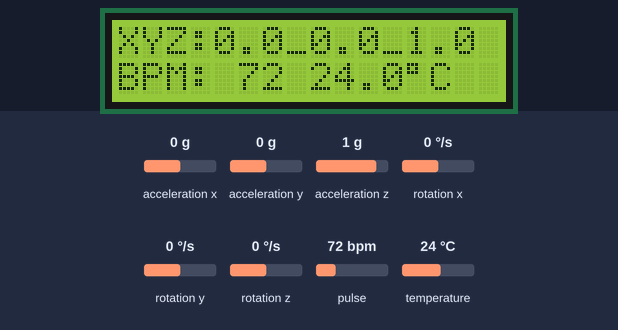
Bench run of a sketch on a simulated Arduino Uno, built with avr-gcc and run on an emulated ATmega328P. On the bench: 16×2 character LCD. Wiring (inferred from the names in the program): TMP102 temperature sensor at I2C address 0x48. Inputs (shaded band) come from the test bench; at power-on: acceleration x 0 g, acceleration y 0 g, acceleration z 1 g, pulse 72 bpm, temperature 24 °C, rotation x 0 °/s, rotation y 0 °/s, rotation z 0 °/s. What the sketch prints to the serial monitor is not drawn.

Above: at 1.2 s.
1.3 s: acceleration x set to -1.4 g
At 2.5 s:
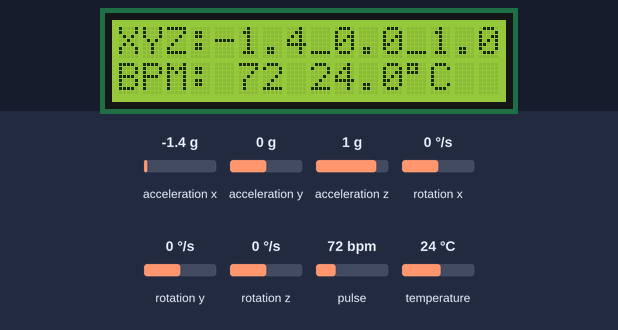
3.6 s: acceleration y set to -1.4 g
At 5.3 s:
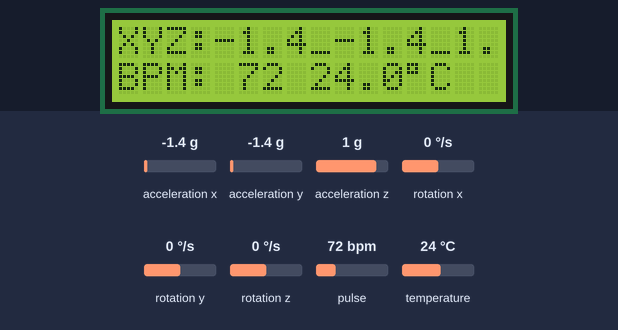
5.6 s: acceleration z set to -1.4 g
At 7.0 s:
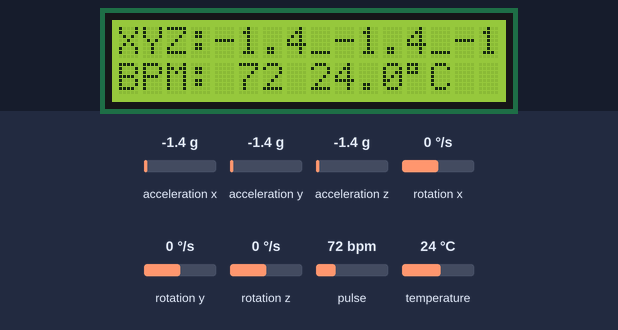
7.6 s: pulse set to 42 bpm
At 8.7 s:
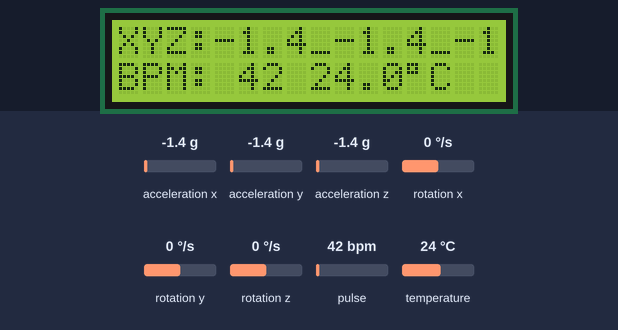
9.7 s: temperature set to 12 °C
At 11.6 s:
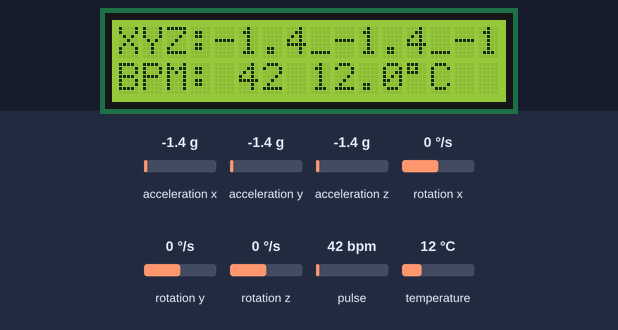
Timing chart, 0 to 12.7 s (numbered marks = the images above; inputs shaded):
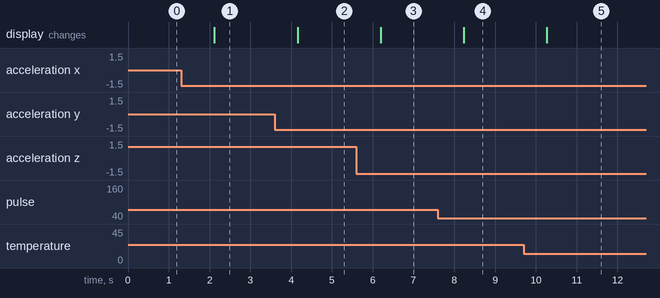

Measured:
- after the input at 1.3 s, the display: changes after 0.82 s (image 1)
- after the input at 3.6 s, the display: changes after 0.56 s (image 2)
- after the input at 5.6 s, the display: changes after 0.59 s (image 3)
- after the input at 7.6 s, the display: changes after 0.63 s (image 4)
- after the input at 9.7 s, the display: changes after 0.57 s (image 5)

The sketch:

biometric-station-arduino-yoshi.ino
```cpp
#include <SparkFun_MMA8452Q.h>
#include <LiquidCrystal.h>
#include <math.h>
#define PROCESSING_VISUALIZER 1
#define SERIAL_PLOTTER  2
#define USE_ARDUINO_INTERRUPTS true    // Set-up low-level interrupts for most acurate BPM math.
#include <PulseSensorPlayground.h>     // Includes the PulseSensorPlayground Library.
#include <Wire.h> // Used to establied serial communication on the I2C bus
#include "SparkFunTMP102.h" // Used to send and recieve specific information from our sensor

const int PulseWire = 0;
float temperature;
int Threshold = 550;

TMP102 sensor0(0x48);
MMA8452Q accel;

// select the pins used on the LCD panel
LiquidCrystal lcd(8, 9, 4, 5, 6, 7);

static int outputType = SERIAL_PLOTTER;
PulseSensorPlayground pulseSensor;

void setup(){
  lcd.begin(16, 2);
  lcd.noAutoscroll();
  pulseSensor.analogInput(PulseWire);
  pulseSensor.setThreshold(Threshold);
  Serial.begin(115200);
  accel.init();
  sensor0.begin();  // Join I2C bus
  sensor0.setConversionRate(2);
  sensor0.setExtendedMode(0);
  pulseSensor.begin();
}

void loop(){
  lcd.clear();
    Serial.print("$");
    Serial.print(accelloSensor());
    lcd.print( "XYZ:" + accelloSensor());
    lcd.setCursor(0, 1); // bottom left
    Serial.print("_");
    Serial.print(getBPM());
    lcd.print("BPM: ");
    lcd.print(getBPM());
    lcd.print(" ");
    Serial.print("_");
    lcd.print(temperatureSensor());
    lcd.write(223);
    lcd.print("C");
    Serial.print(temperatureSensor());
    Serial.print("£");
    Serial.println();
    delay(1000);                          //  take a break
}

String temperatureSensor(){
  sensor0.wakeup();
  temperature = sensor0.readTempC();
  sensor0.sleep();

    String temperatureString="";
    temperatureString = String(temperature,1);
    return temperatureString;
}
String accelloSensor(){
    accel.available();
    accel.read();

    String xString="";
    String yString="";
    String zString="";
    xString = String(accel.cx,1);
    yString = String(accel.cy,1);
    zString = String(accel.cz,1);

    return xString + "_" + yString + "_" + zString;
}

int getBPM(){
   int myBPM = pulseSensor.getBeatsPerMinute();  // Calls function on our pulseSensor object that returns BPM as an "int".
  if (pulseSensor.sawStartOfBeat()) {            // Constantly test to see if "a beat happened".
    return myBPM;
  }


}
```

SparkFunTMP102.cpp
```cpp
#include "SparkFunTMP102.h"
#include <Wire.h>

#define TEMPERATURE_REGISTER 0x00
#define CONFIG_REGISTER 0x01
#define T_LOW_REGISTER 0x02
#define T_HIGH_REGISTER 0x03

TMP102::TMP102(uint8_t address)
{
  _address = address;
}

void TMP102::begin(void)
{
  Wire.begin();  // Join I2C bus
}


void TMP102::openPointerRegister(uint8_t pointerReg)
{
  Wire.beginTransmission(_address); // Connect to TMP102
  Wire.write(pointerReg); // Open specified register
  Wire.endTransmission(); // Close communication with TMP102
}


uint8_t TMP102::readRegister(bool registerNumber){
  uint8_t registerByte[2];	// We'll store the data from the registers here

  // Read current configuration register value
  Wire.requestFrom(_address, 2); 	// Read two bytes from TMP102
  Wire.endTransmission();
  registerByte[0] = (Wire.read());	// Read first byte
  registerByte[1] = (Wire.read());	// Read second byte

  return registerByte[registerNumber];
}


float TMP102::readTempC(void)
{
  uint8_t registerByte[2];	// Store the data from the register here
  int16_t digitalTemp;  // Temperature stored in TMP102 register

  // Read Temperature
  // Change pointer address to temperature register (0)
  openPointerRegister(TEMPERATURE_REGISTER);
  // Read from temperature register
  registerByte[0] = readRegister(0);
  registerByte[1] = readRegister(1);

  // Bit 0 of second byte will always be 0 in 12-bit readings and 1 in 13-bit
  if(registerByte[1]&0x01)	// 13 bit mode
  {
	// Combine bytes to create a signed int
    digitalTemp = ((registerByte[0]) << 5) | (registerByte[1] >> 3);
	// Temperature data can be + or -, if it should be negative,
	// convert 13 bit to 16 bit and use the 2s compliment.
    if(digitalTemp > 0xFFF)
	{
      digitalTemp |= 0xE000;
    }
  }
  else	// 12 bit mode
  {
	// Combine bytes to create a signed int
    digitalTemp = ((registerByte[0]) << 4) | (registerByte[1] >> 4);
	// Temperature data can be + or -, if it should be negative,
	// convert 12 bit to 16 bit and use the 2s compliment.
    if(digitalTemp > 0x7FF)
	{
      digitalTemp |= 0xF000;
    }
  }
  // Convert digital reading to analog temperature (1-bit is equal to 0.0625 C)
  return digitalTemp*0.0625;
}


float TMP102::readTempF(void)
{
	return readTempC()*9.0/5.0 + 32.0;
}


void TMP102::setConversionRate(uint8_t rate)
{
  uint8_t registerByte[2]; // Store the data from the register here
  rate = rate&0x03; // Make sure rate is not set higher than 3.

  // Change pointer address to configuration register (0x01)
  openPointerRegister(CONFIG_REGISTER);

  // Read current configuration register value
  registerByte[0] = readRegister(0);
  registerByte[1] = readRegister(1);

  // Load new conversion rate
  registerByte[1] &= 0x3F;  // Clear CR0/1 (bit 6 and 7 of second byte)
  registerByte[1] |= rate<<6;	// Shift in new conversion rate

  // Set configuration registers
  Wire.beginTransmission(_address);
  Wire.write(CONFIG_REGISTER); 	// Point to configuration register
  Wire.write(registerByte[0]);  // Write first byte
  Wire.write(registerByte[1]);  // Write second byte
  Wire.endTransmission();  		// Close communication with TMP102
}


void TMP102::setExtendedMode(bool mode)
{
  uint8_t registerByte[2]; // Store the data from the register here

  // Change pointer address to configuration register (0x01)
  openPointerRegister(CONFIG_REGISTER);

  // Read current configuration register value
  registerByte[0] = readRegister(0);
  registerByte[1] = readRegister(1);

  // Load new value for extention mode
  registerByte[1] &= 0xEF;		// Clear EM (bit 4 of second byte)
  registerByte[1] |= mode<<4;	// Shift in new exentended mode bit

  // Set configuration registers
  Wire.beginTransmission(_address);
  Wire.write(CONFIG_REGISTER);	// Point to configuration register
  Wire.write(registerByte[0]);	// Write first byte
  Wire.write(registerByte[1]); 	// Write second byte
  Wire.endTransmission(); 		// Close communication with TMP102
}


void TMP102::sleep(void)
{
  uint8_t registerByte; // Store the data from the register here

  // Change pointer address to configuration register (0x01)
  openPointerRegister(CONFIG_REGISTER);

  // Read current configuration register value
  registerByte = readRegister(0);

  registerByte |= 0x01;	// Set SD (bit 0 of first byte)

  // Set configuration register
  Wire.beginTransmission(_address);
  Wire.write(CONFIG_REGISTER);	// Point to configuration register
  Wire.write(registerByte);     // Write first byte
  Wire.endTransmission(); 	    // Close communication with TMP102
}


void TMP102::wakeup(void)
{
  uint8_t registerByte; // Store the data from the register here

  // Change pointer address to configuration register (1)
  openPointerRegister(CONFIG_REGISTER);

  // Read current configuration register value
  registerByte = readRegister(0);

  registerByte &= 0xFE;	// Clear SD (bit 0 of first byte)

  // Set configuration registers
  Wire.beginTransmission(_address);
  Wire.write(CONFIG_REGISTER);	// Point to configuration register
  Wire.write(registerByte);	    // Write first byte
  Wire.endTransmission(); 	    // Close communication with TMP102
}


void TMP102::setAlertPolarity(bool polarity)
{
  uint8_t registerByte; // Store the data from the register here

  // Change pointer address to configuration register (1)
  openPointerRegister(CONFIG_REGISTER);

  // Read current configuration register value
  registerByte = readRegister(0);

  // Load new value for polarity
  registerByte &= 0xFB; // Clear POL (bit 2 of registerByte)
  registerByte |= polarity<<2;  // Shift in new POL bit

  // Set configuration register
  Wire.beginTransmission(_address);
  Wire.write(CONFIG_REGISTER);	// Point to configuration register
  Wire.write(registerByte);	    // Write first byte
  Wire.endTransmission(); 	    // Close communication with TMP102
}


bool TMP102::alert(void)
{
  uint8_t registerByte; // Store the data from the register here

  // Change pointer address to configuration register (1)
  openPointerRegister(CONFIG_REGISTER);

  // Read current configuration register value
  registerByte = readRegister(1);

  registerByte &= 0x20;	// Clear everything but the alert bit (bit 5)
  return registerByte>>5;
}


void TMP102::setLowTempC(float temperature)
{
  uint8_t registerByte[2];	// Store the data from the register here
  bool extendedMode;	// Store extended mode bit here 0:-55C to +128C, 1:-55C to +150C

  // Prevent temperature from exceeding 150C or -55C
  if(temperature > 150.0f)
  {
    temperature = 150.0f;
  }
  if(temperature < -55.0)
  {
    temperature = -55.0f;
  }

  //Check if temperature should be 12 or 13 bits
  openPointerRegister(CONFIG_REGISTER);	// Read configuration register settings

  // Read current configuration register value
  registerByte[0] = readRegister(0);
  registerByte[1] = readRegister(1);
  extendedMode = (registerByte[1]&0x10)>>4;	// 0 - temp data will be 12 bits
                                            // 1 - temp data will be 13 bits

  // Convert analog temperature to digital value
  temperature = temperature/0.0625;

  // Split temperature into separate bytes
  if(extendedMode)	// 13-bit mode
  {
	registerByte[0] = int(temperature)>>5;
    registerByte[1] = (int(temperature)<<3);
  }
  else	// 12-bit mode
  {
	registerByte[0] = int(temperature)>>4;
    registerByte[1] = int(temperature)<<4;
  }

  // Write to T_LOW Register
  Wire.beginTransmission(_address);
  Wire.write(T_LOW_REGISTER); 	// Point to T_LOW
  Wire.write(registerByte[0]);  // Write first byte
  Wire.write(registerByte[1]);  // Write second byte
  Wire.endTransmission();  		// Close communication with TMP102
}


void TMP102::setHighTempC(float temperature)
{
  uint8_t registerByte[2];	// Store the data from the register here
  bool extendedMode;	// Store extended mode bit here 0:-55C to +128C, 1:-55C to +150C

  // Prevent temperature from exceeding 150C
  if(temperature > 150.0f)
  {
    temperature = 150.0f;
  }
  if(temperature < -55.0)
  {
    temperature = -55.0f;
  }

  // Check if temperature should be 12 or 13 bits
  openPointerRegister(CONFIG_REGISTER);	// Read configuration register settings

  // Read current configuration register value
  registerByte[0] = readRegister(0);
  registerByte[1] = readRegister(1);
  extendedMode = (registerByte[1]&0x10)>>4;	// 0 - temp data will be 12 bits
                                            // 1 - temp data will be 13 bits

  // Convert analog temperature to digital value
  temperature = temperature/0.0625;

  // Split temperature into separate bytes
  if(extendedMode)	// 13-bit mode
  {
	registerByte[0] = int(temperature)>>5;
    registerByte[1] = (int(temperature)<<3);
  }
  else	// 12-bit mode
  {
	registerByte[0] = int(temperature)>>4;
    registerByte[1] = int(temperature)<<4;
  }

  // Write to T_HIGH Register
  Wire.beginTransmission(_address);
  Wire.write(T_HIGH_REGISTER); 	// Point to T_HIGH register
  Wire.write(registerByte[0]);  // Write first byte
  Wire.write(registerByte[1]);  // Write second byte
  Wire.endTransmission();  		// Close communication with TMP102
}


void TMP102::setLowTempF(float temperature)
{
  temperature = (temperature - 32)*5/9; // Convert temperature to C
  setLowTempC(temperature); // Set T_LOW
}


void TMP102::setHighTempF(float temperature)
{
  temperature = (temperature - 32)*5/9; // Convert temperature to C
  setHighTempC(temperature); // Set T_HIGH
}


float TMP102::readLowTempC(void)
{
  uint8_t registerByte[2];	// Store the data from the register here
  bool extendedMode;	// Store extended mode bit here 0:-55C to +128C, 1:-55C to +150C
  int16_t digitalTemp;		// Store the digital temperature value here
  float temperature;	// Store the analog temperature value here

  // Check if temperature should be 12 or 13 bits
  openPointerRegister(CONFIG_REGISTER);	// Read configuration register settings
  // Read current configuration register value
  registerByte[0] = readRegister(0);
  registerByte[1] = readRegister(1);
  extendedMode = (registerByte[1]&0x10)>>4;	// 0 - temp data will be 12 bits
                                            // 1 - temp data will be 13 bits
  openPointerRegister(T_LOW_REGISTER);
  registerByte[0] = readRegister(0);
  registerByte[1] = readRegister(1);

  if(extendedMode)	// 13 bit mode
  {
	// Combine bytes to create a signed int
    digitalTemp = ((registerByte[0]) << 5) | (registerByte[1] >> 3);
	// Temperature data can be + or -, if it should be negative,
	// convert 13 bit to 16 bit and use the 2s compliment.
    if(digitalTemp > 0xFFF)
	{
      digitalTemp |= 0xE000;
    }
  }
  else	// 12 bit mode
  {
	// Combine bytes to create a signed int
    digitalTemp = ((registerByte[0]) << 4) | (registerByte[1] >> 4);
	// Temperature data can be + or -, if it should be negative,
	// convert 12 bit to 16 bit and use the 2s compliment.
    if(digitalTemp > 0x7FF)
	{
      digitalTemp |= 0xF000;
    }
  }
  // Convert digital reading to analog temperature (1-bit is equal to 0.0625 C)
  return digitalTemp*0.0625;
}


float TMP102::readHighTempC(void)
{
  uint8_t registerByte[2];	// Store the data from the register here
  bool extendedMode;	// Store extended mode bit here 0:-55C to +128C, 1:-55C to +150C
  int16_t digitalTemp;		// Store the digital temperature value here
  float temperature;	// Store the analog temperature value here

  // Check if temperature should be 12 or 13 bits
  openPointerRegister(CONFIG_REGISTER);	// read configuration register settings
  // Read current configuration register value
  registerByte[0] = readRegister(0);
  registerByte[1] = readRegister(1);
  extendedMode = (registerByte[1]&0x10)>>4;	// 0 - temp data will be 12 bits
											// 1 - temp data will be 13 bits
  openPointerRegister(T_HIGH_REGISTER);
  registerByte[0] = readRegister(0);
  registerByte[1] = readRegister(1);

  if(extendedMode)	// 13 bit mode
  {
	// Combine bytes to create a signed int
    digitalTemp = ((registerByte[0]) << 5) | (registerByte[1] >> 3);
	// Temperature data can be + or -, if it should be negative,
	// convert 13 bit to 16 bit and use the 2s compliment.
    if(digitalTemp > 0xFFF)
	{
      digitalTemp |= 0xE000;
    }
  }
  else	// 12 bit mode
  {
	// Combine bytes to create a signed int
    digitalTemp = ((registerByte[0]) << 4) | (registerByte[1] >> 4);
	// Temperature data can be + or -, if it should be negative,
	// convert 12 bit to 16 bit and use the 2s compliment.
    if(digitalTemp > 0x7FF)
	{
      digitalTemp |= 0xF000;
    }
  }
  // Convert digital reading to analog temperature (1-bit is equal to 0.0625 C)
  return digitalTemp*0.0625;
}


float TMP102::readLowTempF(void)
{
  return readLowTempC()*9.0/5.0 + 32.0;
}


float TMP102::readHighTempF(void)
{
  return readHighTempC()*9.0/5.0 + 32.0;
}


void TMP102::setFault(uint8_t faultSetting)
{
  uint8_t registerByte; // Store the data from the register here

  faultSetting = faultSetting&3; // Make sure rate is not set higher than 3.

  // Change pointer address to configuration register (0x01)
  openPointerRegister(CONFIG_REGISTER);

  // Read current configuration register value
  registerByte = readRegister(0);

  // Load new conversion rate
  registerByte &= 0xE7;  // Clear F0/1 (bit 3 and 4 of first byte)
  registerByte |= faultSetting<<3;	// Shift new fault setting

  // Set configuration registers
  Wire.beginTransmission(_address);
  Wire.write(CONFIG_REGISTER); 	// Point to configuration register
  Wire.write(registerByte);     // Write byte to register
  Wire.endTransmission();       // Close communication with TMP102
}


void TMP102::setAlertMode(bool mode)
{
  uint8_t registerByte; // Store the data from the register here

  // Change pointer address to configuration register (1)
  openPointerRegister(CONFIG_REGISTER);

  // Read current configuration register value
  registerByte = readRegister(0);

  // Load new conversion rate
  registerByte &= 0xFD;	// Clear old TM bit (bit 1 of first byte)
  registerByte |= mode<<1;	// Shift in new TM bit

  // Set configuration registers
  Wire.beginTransmission(_address);
  Wire.write(CONFIG_REGISTER); 	// Point to configuration register
  Wire.write(registerByte);     // Write byte to register
  Wire.endTransmission();       // Close communication with TMP102
}
```

Source omitted: SparkFunTMP102.h (2904 bytes)
